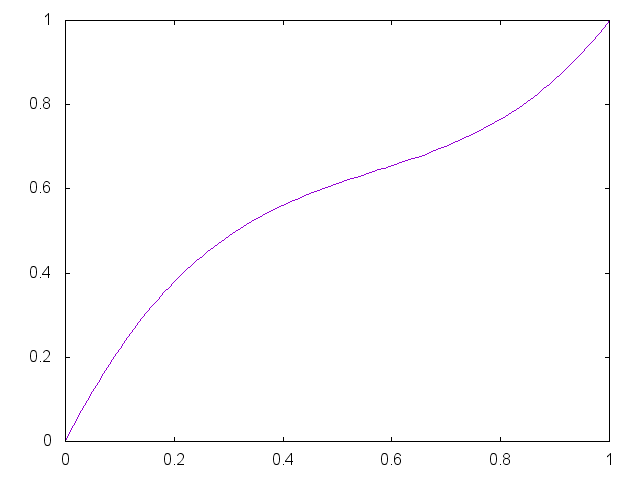

Recreate this plot in gnuplot.


set term png

set output "generate/static/generate/bezier-0.85-0.45.png"
plot '-' smooth bezier notitle
0 0
0.33 0.85
0.67 0.45 
1 1
e

reset;
